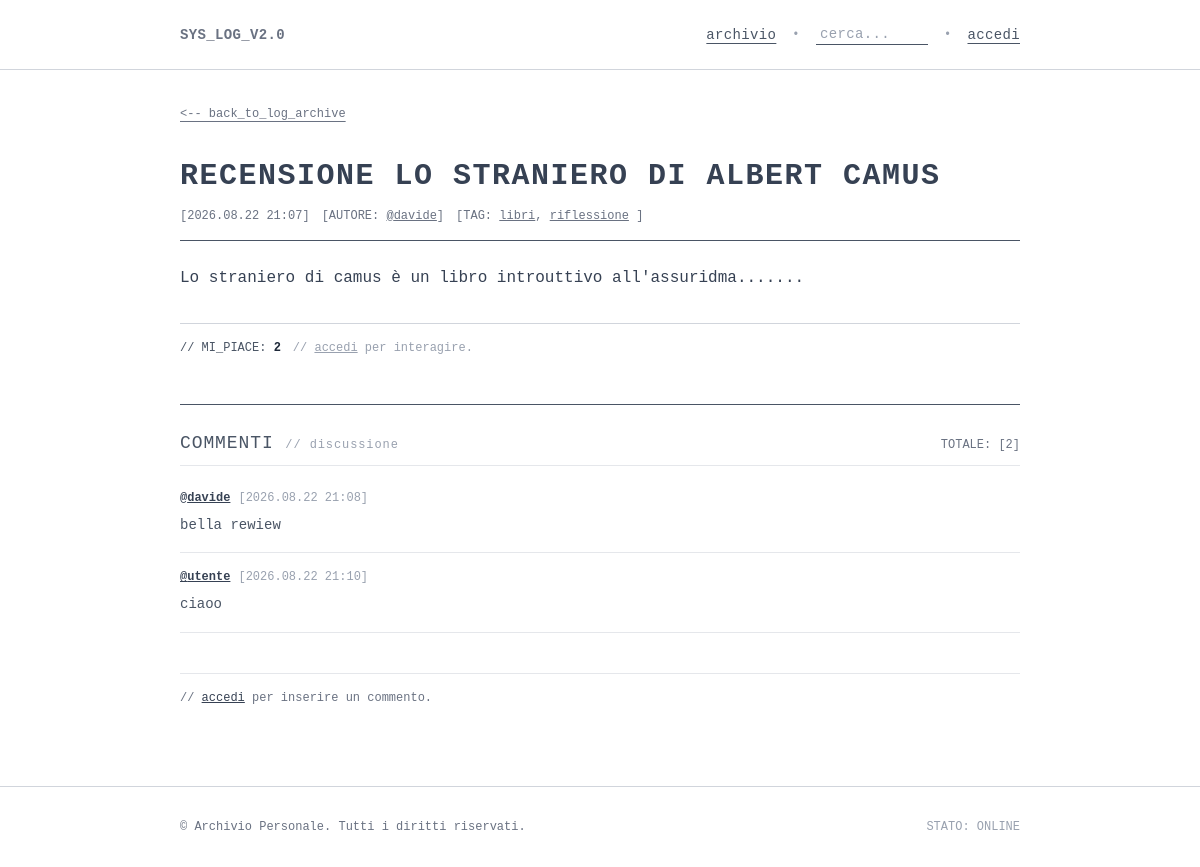
The app's page /posts/19/ with its own data.
### blog_app/models.py (models this page shows, shortened)
class Post(models.Model):
    author = models.ForeignKey(User, on_delete=models.CASCADE, related_name='posts')
    title = models.CharField(max_length=200)
    text = models.TextField()
    date = models.DateTimeField(auto_now_add=True)
    tags = models.ManyToManyField(Tag, related_name='posts', blank=True)
    likes = models.ManyToManyField(User, related_name='liked_posts', blank=True)
    class Meta:
        verbose_name_plural = 'posts'
    def total_likes(self):
        return self.likes.count()

class Tag(models.Model):
    name = models.CharField(max_length=50, unique=True)
    description = models.TextField(blank=True, null=True)
    class Meta:
        ordering = ['name']

class Comment(models.Model):
    post = models.ForeignKey(Post, on_delete=models.CASCADE, related_name='comments')
    author = models.ForeignKey(User, on_delete=models.CASCADE)
    text = models.TextField()
    date = models.DateTimeField(auto_now_add=True)
    class Meta:
        ordering = ['date']

### blog_app/views.py (the view)
# urls.py: path('posts/<int:post_id>/', views.post, name='post'),
def post(request, post_id):
    post = get_object_or_404(Post, id=post_id)
    comments = post.comments.all()
    comment_form = CommentForm()
    is_liked = False
    if request.user.is_authenticated:
        is_liked = post.likes.filter(id=request.user.id).exists()
    context = {
        'post': post,
        'comments': comments,
        'comment_form': comment_form,
        'is_liked': is_liked,
    }
    return render(request, 'blog_app/post.html', context)

### blog_app/forms.py
class CommentForm(forms.ModelForm):
    class Meta:
        model = Comment
        fields = ['text']
        labels = {'text': ''}
        widgets = {
            'text': forms.Textarea(attrs={
                'rows': 4,
                'placeholder': "// inserisci_commento...",
                'class': INPUT_CLASSES
            }),
        }

### blog_app/templates/blog_app/post.html (shortened to what this page needs)
{% extends 'blog_app/base.html' %}
{% block content %}
<div class="mb-6 sm:mb-8 font-mono text-xs">
  <a href="{% url 'blog_app:posts' %}" class="text-gray-500 hover:text-black underline underline-offset-4 inline-block py-1">
    &lt;-- back_to_log_archive
  </a>
</div>
<article class="font-mono mb-10 sm:mb-12">
  <header class="border-b border-gray-600 pb-4 mb-6">
    <div class="flex flex-col sm:flex-row sm:items-baseline justify-between gap-2 sm:gap-4 mb-3">
      <h1 class="text-xl sm:text-2xl md:text-3xl font-mono font-bold uppercase tracking-wider text-gray-700 leading-tight break-words min-w-0">
        {{ post.title }}
      </h1>
    </div>
    <div class="flex flex-wrap items-baseline gap-x-3 gap-y-1.5 text-xs text-gray-500">
      <span class="shrink-0">[{{ post.date|date:"Y.m.d H:i" }}]</span>
      {% if post.author %}
        <span class="break-words">[AUTORE: <a href="{% url 'blog_app:profile' post.author.username %}" class="underline hover:text-black">@{{ post.author.username }}</a>]</span>
      {% endif %}
      {% if post.tags.all %}
        <span class="break-words">[TAG:
          {% for tag in post.tags.all %}
            <a href="{% url 'blog_app:tag' tag.id %}" class="underline hover:text-black">{{ tag.name|lower }}</a>{% if not forloop.last %}, {% endif %}
          {% endfor %}
        ]</span>
      {% endif %}
    </div>
  </header>
<div class="font-mono text-gray-700 leading-relaxed text-sm sm:text-base mb-8 break-words
            [&_p]:mb-4 [&_p]:leading-relaxed
            [&_h1]:text-xl [&_h1]:sm:text-2xl [&_h1]:font-bold [&_h1]:text-gray-800 [&_h1]:mt-6 [&_h1]:mb-3 [&_h1]:uppercase
            [&_h2]:text-lg [&_h2]:sm:text-xl [&_h2]:font-bold [&_h2]:text-gray-800 [&_h2]:mt-5 [&_h2]:mb-2 [&_h2]:uppercase
            [&_h3]:text-base [&_h3]:font-bold [&_h3]:text-gray-800 [&_h3]:mt-4 [&_h3]:mb-2
            [&_a]:text-gray-800 [&_a]:underline [&_a]:underline-offset-4 [&_a]:hover:text-black
            [&_ul]:list-disc [&_ul]:pl-5 [&_ul]:mb-4 [&_ul]:space-y-1
            [&_ol]:list-decimal [&_ol]:pl-5 [&_ol]:mb-4 [&_ol]:space-y-1
            [&_li]:text-gray-700
            [&_blockquote]:border-l-2 [&_blockquote]:border-gray-600 [&_blockquote]:pl-4 [&_blockquote]:italic [&_blockquote]:text-gray-600 [&_blockquote]:my-4
            [&_code]:bg-gray-100 [&_code]:text-gray-900 [&_code]:px-1.5 [&_code]:py-0.5 [&_code]:border [&_code]:border-gray-300 [&_code]:text-xs
            [&_pre]:bg-gray-100 [&_pre]:p-4 [&_pre]:border [&_pre]:border-gray-400 [&_pre]:overflow-x-auto [&_pre]:my-4 [&_pre_code]:bg-transparent [&_pre_code]:p-0 [&_pre_code]:border-none
            [&_hr]:border-gray-400 [&_hr]:my-6">
  {{ post.text|safe }}
</div>
  <div class="flex flex-col sm:flex-row sm:items-center justify-between gap-3 pt-4 border-t border-gray-300">
    <div class="flex flex-wrap items-center gap-3 text-xs text-gray-600">
      <div class="flex flex-wrap items-center gap-3">
        <span>// MI_PIACE: <strong class="text-gray-800">{{ post.total_likes }}</strong></span>
      </div>
      {% if not user.is_authenticated %}
        <span class="text-gray-400">
          // <a href="{% url 'accounts:login' %}" class="underline hover:text-black">accedi</a> per interagire.
        </span>
      {% endif %}
    </div>
  </div>
</article>
<section class="font-mono mt-10 sm:mt-12 pt-6 border-t border-gray-600">
  <div class="flex flex-row justify-between items-baseline mb-6 border-b border-gray-200 pb-2 gap-2">
    <h3 class="text-base sm:text-lg font-mono uppercase tracking-wider text-gray-600">
      COMMENTI <span class="block sm:inline text-xs font-normal lowercase text-gray-400">// discussione</span>
    </h3>
    <span class="text-xs text-gray-500 shrink-0">
      TOTALE: [<span id="comments-count">{{ comments.count }}</span>]
    </span>
  </div>
  <div id="comments-container" class="space-y-4 mb-8 sm:mb-10">
    {% for comment in comments %}
      <div id="comment-card-{{ comment.id }}" class="border-b border-gray-200 pb-4">
        <div class="flex flex-wrap justify-between items-baseline gap-2 text-xs mb-2">
          <div class="flex flex-wrap items-baseline gap-x-2">
            <a href="{% url 'blog_app:profile' comment.author.username %}" class="text-gray-700 font-bold underline hover:text-black">@{{ comment.author.username }}</a>
            <span class="text-gray-400 shrink-0">[{{ comment.date|date:"Y.m.d H:i" }}]</span>
          </div>
        </div>
        <p id="comment-text-{{ comment.id }}" class="text-xs sm:text-sm text-gray-600 leading-relaxed break-words">
          {{ comment.text }}
        </p>
      </div>
    {% empty %}
      <div id="empty-comments-msg" class="text-xs text-gray-400 italic">
        // nessun commento presente nel log.
      </div>
    {% endfor %}
  </div>
  <div class="pt-4 border-t border-gray-200">
    {% if user.is_authenticated %}
      <h4 class="text-xs font-mono uppercase text-gray-500 tracking-wider mb-3">// aggiungi_commento</h4>
      <form action="{% url 'blog_app:add_comment' post.id %}" method="post" class="space-y-3">
        {% csrf_token %}
        <div class="font-mono text-xs sm:text-sm [&_textarea]:w-full [&_textarea]:p-2 [&_textarea]:border [&_textarea]:border-gray-600 [&_textarea]:bg-transparent [&_textarea]:focus:outline-none [&_textarea]:box-border">
          {{ comment_form.as_p }}
        </div>
        <button type="submit" class="text-xs font-mono text-gray-700 hover:text-black underline underline-offset-4 cursor-pointer py-1">
          [+ invia_commento]
        </button>
      </form>
    {% else %}
      <p class="text-xs text-gray-500">
        // <a href="{% url 'accounts:login' %}" class="underline text-gray-700 hover:text-black">accedi</a> per inserire un commento.
      </p>
    {% endif %}
  </div>
</section>
{% endblock content %}

### records on screen
Post: title "RECENSIONE LO STRANIERO DI ALBERT CAMUS", date "2026.08.22 21:07", author.username "davide", text "Lo straniero di camus è un libro introuttivo all'assuridma.......", total_likes "2", count "2"
Tag: name "libri"
Tag: name "riflessione"
Comment: author.username "davide", date "2026.08.22 21:08", text "bella rewiew"
Comment: author.username "utente", date "2026.08.22 21:10", text "ciaoo"
